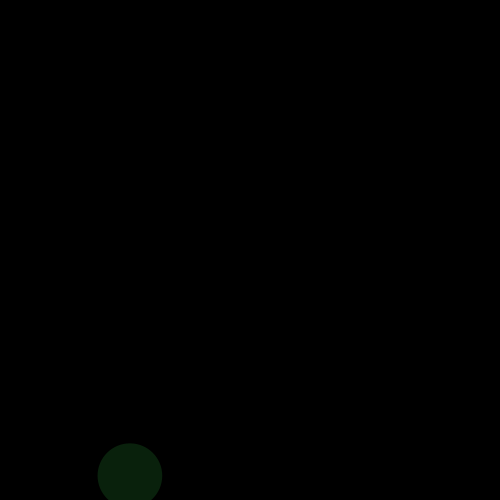
Frame 1 (no input)
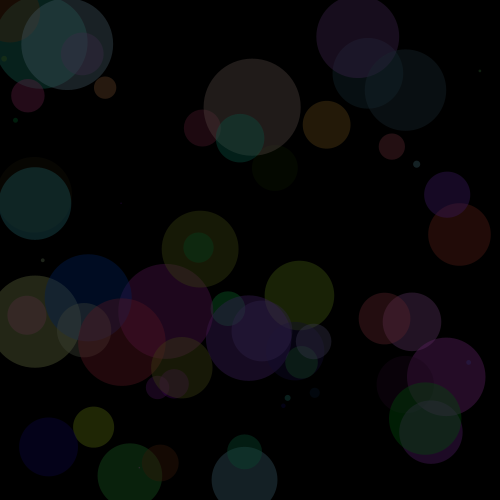
Frame 60 (the mouse pressed at the canvas centre just before this capture)
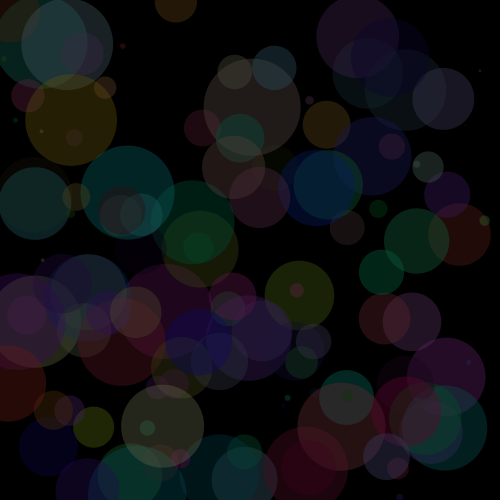
Frame 120 (the mouse held since frame 60 and released just before this capture)

The Processing sketch that drew these frames (run headless with seeded random() and noise(); from frame 60 on, the mouse is pressed at the canvas centre):

// Processing sketch: processing_68931
// ── processing_68931.pde

float size;
float r;
float b;
float g;
float x;
float y;

void setup(){
  size (500, 500);
  background (0);
  noStroke();
  smooth ();
  frameRate (5);
}

void draw (){
  size = random (100);
  x = random (500);
  y = random (500);
  r = random (100);
  g = random (100);
  b = random (100);
  fill (r, g, b, 100);
  ellipse (x, y, size, size);
}
